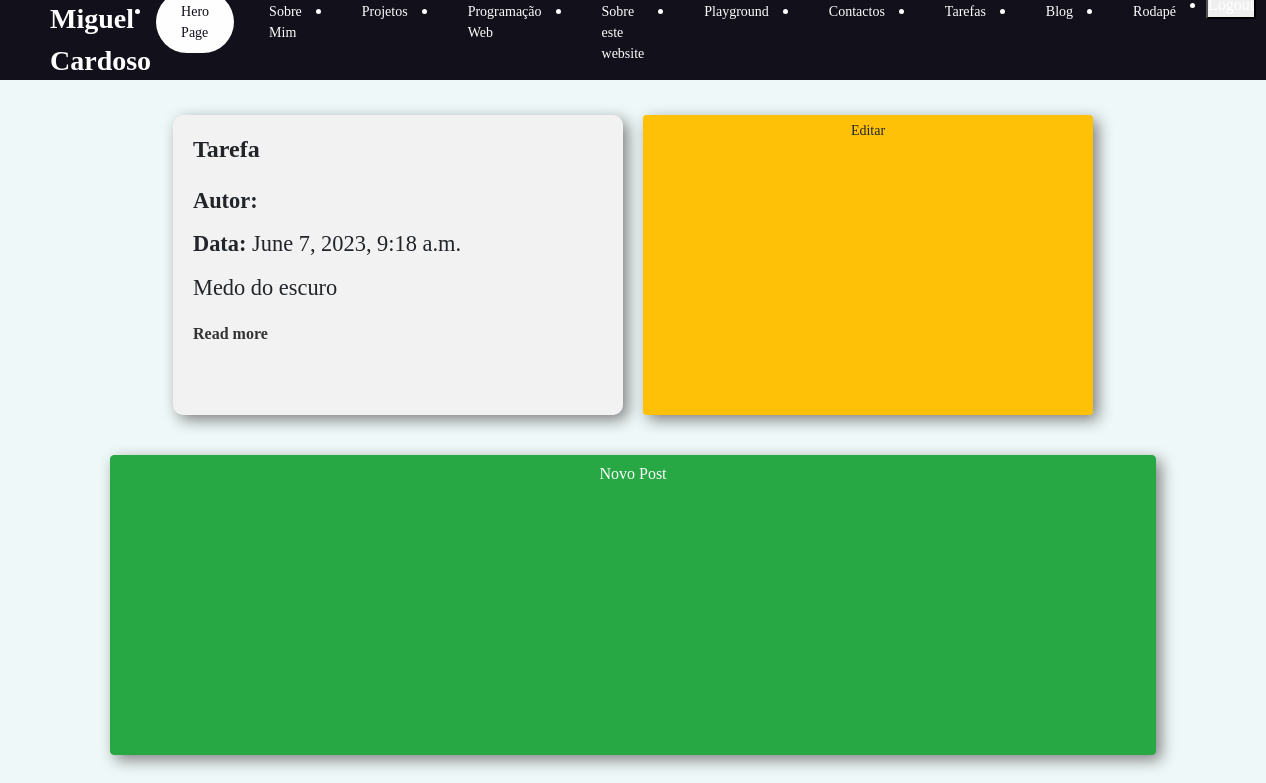
/blog (signed in), run on the app's committed database.
### portfolio/models.py (models this page shows, shortened)
class Post(models.Model):
    autores = models.ManyToManyField(Autor, related_name='posts')
    data = models.DateTimeField(auto_now_add=True)
    titulo = models.CharField(max_length=25)
    descricao = models.TextField()
    link = models.CharField(max_length=100, blank=True)
    imagem = models.ImageField(upload_to='images/', blank=True)
    comentarios = models.ManyToManyField('Comentario', related_name='posts')
    like = models.IntegerField(default=0)
    area = models.ForeignKey(Area, on_delete=models.CASCADE, related_name='posts')

### portfolio/views.py (the view)
# urls.py: path('blog', views.blog_view, name='blog'),
@login_required(login_url="/accounts/login")
def blog_view(request):
    posts = Post.objects.all()
    context = {
        'posts': posts,
    }
    return render(request, 'portfolio/blog.html', context)

### portfolio/templates/portfolio/blog.html
{% extends 'portfolio/layout.html' %}
{% block main %}
{% for post in posts %}
<div class="post">
  <h2>{{ post.titulo }}</h2>
  <p><strong>Autor:</strong> {{ post.autor }}</p>
  <p><strong>Data:</strong> {{ post.data }}</p>
  <p>{{ post.descricao }}</p>
  <p><a href="{{ post.link }}">Read more</a></p>
</div>
<a href="{% url 'portfolio:postEdita' post.id %}" class="btn btn-warning  btn-sm"
  style="float: right; margin-right: 10px">
  Editar
</a>
{% endfor %}
{% load static %}
<link rel="stylesheet" href="{% static 'portfolio/css/blog.css' %}">
<a href="{% url 'portfolio:postNovo' %}" class="btn btn-success btn-block">Novo Post</a>
{% endblock %}

### portfolio/static/portfolio/css/styles.css (style rules this page uses)
* { box-sizing: border-box; margin: 0; padding: 0; font-family: 'Libre Baskerville', serif; padding: 0; }
@media all and (max-width: 1320px) { h2 { font-size: 0.5rem; } }
@media all and (max-width: 1320px) { p { font-size: 1.4rem; } }
h2 { display: block; font-size: 1.2em; margin-top: 0.83em; margin-bottom: 0.83em; margin-left: 0; margin-right: 0; font-weight: bold; }
li, a, button { font-family: Libre Baskerville, serif; font-weight: 500; font-size: 16px; color: #fff; text-decoration: none; }

### portfolio/static/portfolio/css/blog.css (style rules this page uses)
main>* { width: 450px; height: 300px; padding: 25px; margin: 10px; background-color: white; border-radius: 10px; box-shadow: 5px 5px 15px grey; }
.post { background-color: #f2f2f2; padding: 20px; margin-bottom: 20px; }
.post h2 { font-size: 24px; margin-top: 0; }
.post p strong { font-weight: bold; }
.post p { margin-bottom: 10px; }
.post a { color: #333; text-decoration: none; font-weight: bold; }

### data on the page
Post: titulo "Tarefa", data "June 7, 2023, 9:18 a.m.", descricao "Medo do escuro"
